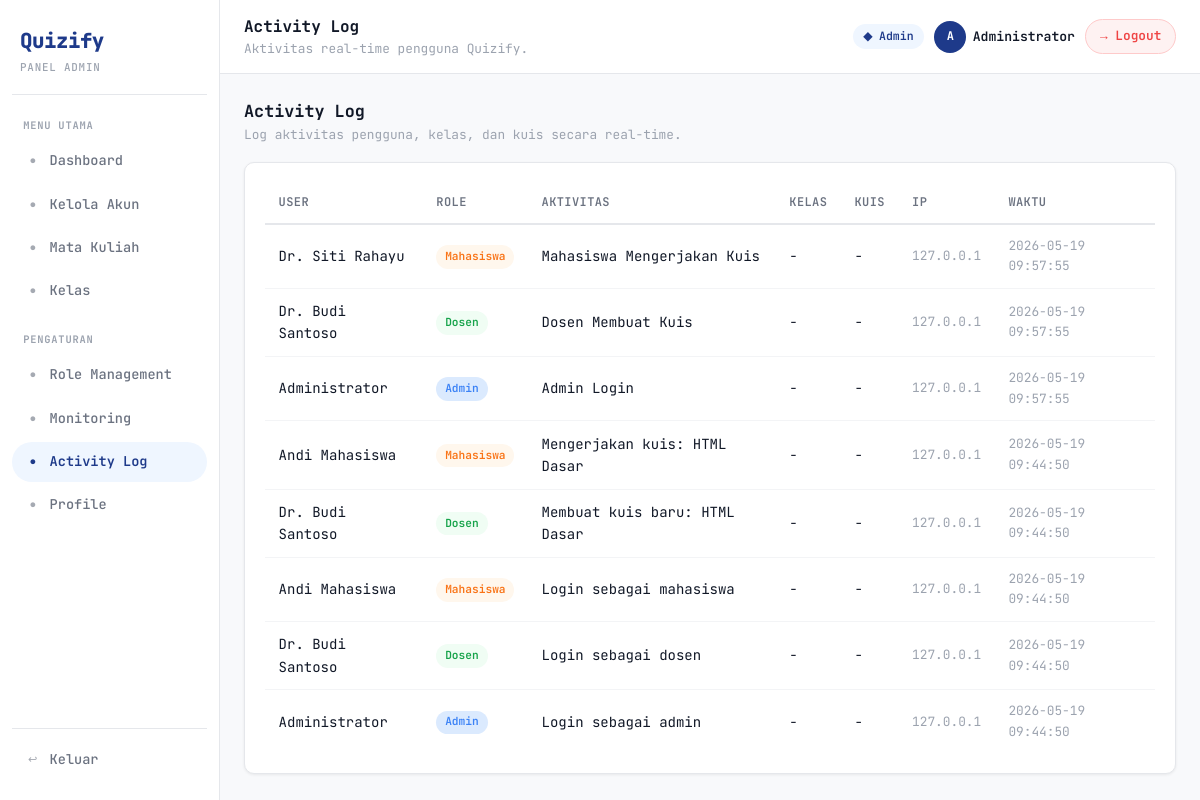
The app's page /index.php?page=admin-activity-log (signed in) with its own data.
### tables this page shows
CREATE TABLE `activity_log` (
  `id` int NOT NULL,
  `user_id` int DEFAULT NULL,
  `aksi` varchar(200) NOT NULL,
  `ip_address` varchar(50) DEFAULT NULL,
  `role` varchar(30) DEFAULT NULL,
  `class_id` int DEFAULT NULL,
  `quiz_id` int DEFAULT NULL,
  `created_at` timestamp NULL DEFAULT CURRENT_TIMESTAMP
);

CREATE TABLE `users` (
  `id` int NOT NULL,
  `nama` varchar(100) NOT NULL,
  `email` varchar(100) NOT NULL,
  `password` varchar(255) NOT NULL,
  `role` enum('admin','dosen','mahasiswa') NOT NULL DEFAULT 'mahasiswa',
  `nim_nip` varchar(20) DEFAULT NULL,
  `created_at` timestamp NULL DEFAULT CURRENT_TIMESTAMP,
  `updated_at` timestamp NULL DEFAULT CURRENT_TIMESTAMP ON UPDATE CURRENT_TIMESTAMP
);

### app/controllers/admin/DashboardController.php (called while the page is built, shortened)
<?php
require_once 'app/models/DashboardModel.php';
class DashboardController
{
    private $model;
    public function __construct()
    {
        $this->model = new DashboardModel();
    }
    public function activityLog()
    {
        $logs = $this->model->getAktivitasTerbaru(50);
        require 'app/views/admin/activity_log.php';
    }
}

### app/core/Router.php (called while the page is built, shortened)
<?php
class Router
{
    public function dispatch($page, $action)
    {
        [$file, $class, $defaultMethod, $role] = $this->routes[$page];
        $controller = new $class();
        $method = $defaultMethod ?: $this->sanitizeAction($action);
        $controller->$method();
    }
}

### index.php (called while the page is built, shortened)
<?php
require_once APP_ROOT . '/app/core/Router.php';
$page = $_GET['page'] ?? null;
$action = $_GET['action'] ?? 'index';
(new Router())->dispatch($page, $action);

### app/models/ActivityModel.php (called while the page is built, shortened)
<?php
class ActivityModel
{
    public static function getLogs($limit = 50)
    {
        $db = getDB();
        self::ensureSchema($db);
        $stmt = $db->prepare(
            'SELECT
                al.id,
                al.aksi,
                al.ip_address,
                al.role AS log_role,
                al.class_id,
                al.quiz_id,
                al.created_at,
                u.nama,
                u.email,
                COALESCE(al.role, u.role) AS role,
                k.nama AS nama_kelas,
                q.judul AS nama_kuis
             FROM activity_log al
             LEFT JOIN users u ON u.id = al.user_id
             LEFT JOIN kelas k ON k.id = al.class_id
             LEFT JOIN kuis q ON q.id = al.quiz_id
             ORDER BY al.created_at DESC, al.id DESC
             LIMIT :limit'
        );
        $stmt->bindValue(':limit', (int) $limit, PDO::PARAM_INT);
        $stmt->execute();
        return $stmt->fetchAll();
    }
    public static function ensureSchema(PDO $db)
    {
        foreach ([
            'role' => 'VARCHAR(30) NULL',
            'class_id' => 'INT NULL',
            'quiz_id' => 'INT NULL',
        ] as $column => $definition) {
            $stmt = $db->prepare('SHOW COLUMNS FROM activity_log LIKE :column_name');
            $stmt->execute(['column_name' => $column]);
        }
    }
}

### app/models/DashboardModel.php (called while the page is built, shortened)
<?php
require_once __DIR__ . '/ActivityModel.php';
class DashboardModel
{
    public function getAktivitasTerbaru($limit = 5)
    {
        return ActivityModel::getLogs($limit);
    }
}

### app/views/admin/activity_log.php (the view, shortened to what this page needs)
<?php
require 'app/views/layouts/header.php';
require 'app/views/layouts/sidebar.php';
?>
<main class="main">
    <?php require 'app/views/layouts/topbar.php'; ?>
    <section class="page-content">
        <div class="section-header">
            <div>
                <h2>Activity Log</h2>
                <p class="text-muted">Log aktivitas pengguna, kelas, dan kuis secara real-time.</p>
            </div>
        </div>
        <div class="card">
            <table class="table">
                <thead>
                    <tr>
                        <th>User</th>
                        <th>Role</th>
                        <th>Aktivitas</th>
                        <th>Kelas</th>
                        <th>Kuis</th>
                        <th>IP</th>
                        <th>Waktu</th>
                    </tr>
                </thead>
                <tbody id="activity-log-body" data-feed-url="index.php?page=admin-activity-log-feed&limit=50">
                    <?php foreach ($logs as $log): ?>
                        <tr>
                            <td><?= htmlspecialchars($log['nama'] ?? '-') ?></td>
                            <td><span class="badge badge-<?= ($log['role'] ?? '') === 'admin' ? 'blue' : (($log['role'] ?? '') === 'dosen' ? 'green' : 'orange') ?>"><?= ucfirst(htmlspecialchars($log['role'] ?? '-')) ?></span></td>
                            <td><?= htmlspecialchars($log['aksi'] ?? '-') ?></td>
                            <td><?= htmlspecialchars($log['nama_kelas'] ?? '-') ?></td>
                            <td><?= htmlspecialchars($log['nama_kuis'] ?? '-') ?></td>
                            <td class="text-muted"><?= htmlspecialchars($log['ip_address'] ?? '-') ?></td>
                            <td class="text-muted"><?= htmlspecialchars($log['created_at'] ?? '-') ?></td>
                        </tr>
                    <?php endforeach; ?>
                </tbody>
            </table>
        </div>
    </section>
    <?php require 'app/views/layouts/footer.php'; ?>

### public/css/style.css (style rules this page uses)
*, *::before, *::after { margin: 0; padding: 0; box-sizing: border-box; }
:root { --primary: #1E3A8A; --primary-light: #EFF6FF; --accent: #3B82F6; --accent-light: #DBEAFE; --orange: #F97316; --orange-light: #FFF7ED; --green: #22C55E; --green-light: #F0FDF4; --red: #EF4444; --red-light: #FEF2F2; --yellow: #F59E0B; --yellow-light: #FFFBEB; --purple: #8B5CF6; --purple-light: #F5F3FF; --white: #FFFFFF; --bg: #F8F9FB; --black: #111827; --gray-100: #F3F4F6; --gray-200: #E5E7EB; --gray-400: #9CA3AF; --gray-600: #6B7280; --radius: 10px; --radius-sm: 6px; --shadow: 0 1px 3px rgba(0, 0, 0, 0.07); --shadow-md: 0 4px 16px rgba(0, 0, 0, 0.08); --font: 'JetBrains Mono', monospace; }
html { scroll-behavior: smooth; }
body { font-family: var(--font); background: var(--bg); color: var(--black); line-height: 1.6; min-height: 100vh; -webkit-font-smoothing: antialiased; }
h2 { font-size: 1.05rem; font-weight: 700; }
p { font-size: 0.875rem; }
.text-muted { color: var(--gray-400); font-size: 0.8rem; }
.badge { display: inline-flex; align-items: center; padding: 0.18rem 0.55rem; border-radius: 20px; font-size: 0.7rem; font-weight: 600; }
.badge-blue { background: var(--accent-light); color: var(--accent); }
.badge-green { background: var(--green-light); color: #16A34A; }
.badge-orange { background: var(--orange-light); color: var(--orange); }
.card { background: var(--white); border: 1px solid var(--gray-200); border-radius: var(--radius); padding: 1.25rem; box-shadow: var(--shadow); }

### public/css/admin.css (style rules this page uses)
.main { display: flex; flex-direction: column; min-height: 100vh; overflow: hidden; }
.page-content { padding: 1.5rem; flex: 1; }
.section-header { display: flex; align-items: center; justify-content: space-between; margin-bottom: 1rem; }
.table { width: 100%; border-collapse: collapse; font-size: 0.875rem; }
.table thead tr { border-bottom: 2px solid var(--gray-200); }
.table th { text-align: left; padding: 0.65rem 0.85rem; font-size: 0.75rem; font-weight: 600; color: var(--gray-600); text-transform: uppercase; letter-spacing: 0.4px; white-space: nowrap; }
.table td { padding: 0.7rem 0.85rem; border-bottom: 1px solid var(--gray-100); vertical-align: middle; }
.table tbody tr:last-child td { border-bottom: none; }

### records on screen
activity_log: user.nama "Dr. Siti Rahayu", role "Mahasiswa", aksi "Mahasiswa Mengerjakan Kuis", nama_kelas "-", nama_kuis "-", ip_address "127.0.0.1", created_at "2026-05-19 09:57:55"
activity_log: user.nama "Dr. Budi Santoso", role "Dosen", aksi "Dosen Membuat Kuis", nama_kelas "-", nama_kuis "-", ip_address "127.0.0.1", created_at "2026-05-19 09:57:55"
activity_log: user.nama "Administrator", role "Admin", aksi "Admin Login", nama_kelas "-", nama_kuis "-", ip_address "127.0.0.1", created_at "2026-05-19 09:57:55"
activity_log: user.nama "Andi Mahasiswa", role "Mahasiswa", aksi "Mengerjakan kuis: HTML Dasar", nama_kelas "-", nama_kuis "-", ip_address "127.0.0.1", created_at "2026-05-19 09:44:50"
activity_log: user.nama "Dr. Budi Santoso", role "Dosen", aksi "Membuat kuis baru: HTML Dasar", nama_kelas "-", nama_kuis "-", ip_address "127.0.0.1", created_at "2026-05-19 09:44:50"
activity_log: user.nama "Andi Mahasiswa", role "Mahasiswa", aksi "Login sebagai mahasiswa", nama_kelas "-", nama_kuis "-", ip_address "127.0.0.1", created_at "2026-05-19 09:44:50"
activity_log: user.nama "Dr. Budi Santoso", role "Dosen", aksi "Login sebagai dosen", nama_kelas "-", nama_kuis "-", ip_address "127.0.0.1", created_at "2026-05-19 09:44:50"
activity_log: user.nama "Administrator", role "Admin", aksi "Login sebagai admin", nama_kelas "-", nama_kuis "-", ip_address "127.0.0.1", created_at "2026-05-19 09:44:50"

### other values on screen
$pageTitle "Activity Log"
$pageSubtitle "Aktivitas real-time pengguna Quizify."
$initials "A"
$adminNama "Administrator"
